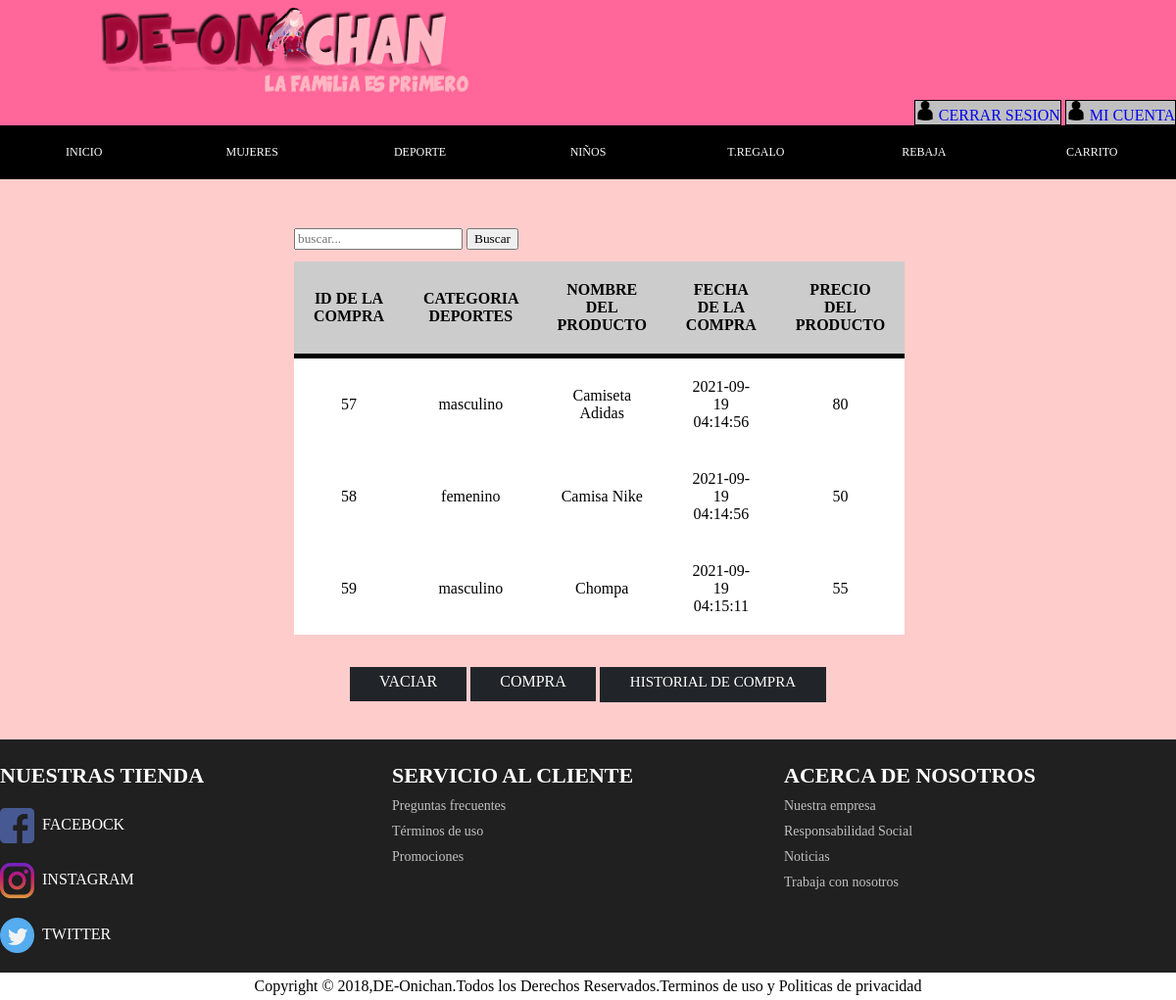
The page /index.php?c=Factura&a=mostrar (signed in) on the database its author committed.
### tables this page shows
CREATE TABLE `compras` (
  `id_compras` int(11) NOT NULL,
  `usuario_id_usuario` int(11) NOT NULL,
  `deportes_id_producto` int(11) NOT NULL,
  `fecha_compra` datetime NOT NULL,
  `precio_final` double NOT NULL
);

CREATE TABLE `deportes` (
  `id_producto` int(11) NOT NULL,
  `nombre_producto` varchar(100) NOT NULL,
  `precio` double NOT NULL,
  `imagen` varchar(250) NOT NULL,
  `genero` varchar(150) NOT NULL,
  `stock` int(11) NOT NULL
);

### controllers/FacturaController.php (called while the page is built, shortened)
<?php
require_once 'models/FacturaModel.php';
class FacturaController {
    private $model;
    public function __construct() {
        $this->model = new FacturaModel();
    }
    public function mostrar(){
    $resultados = $this->model->mostrarF();
    require_once 'views/factura/listafacturaView.php';
    }
}

### config/Conexion.php (called while the page is built)
<?php
class Conexion{
    public static function getConexion(){
        $database_username = 'root';
        $database_password = '';
        $dbname="pruebausuarios";
        $dsn = 'mysql:host=localhost;dbname=' . $dbname;
        $conexion = null;
        try{
            $conexion = new PDO($dsn, $database_username, $database_password );
        }catch(Exception $e){
                echo $e;
                die("error " . $e->getMessage());
        }
        return $conexion;
    }
}

### models/FacturaModel.php (called while the page is built, shortened)
<?php
require_once 'config/Conexion.php';
class FacturaModel {
    private $con;
    public function __construct() {
        $this->con = Conexion::getConexion();
    }
   public function mostrarF(){
   $idUsuario=$_SESSION['id'];
   $sql = "select * from compras INNER JOIN deportes ON deportes_id_producto=id_producto INNER JOIN usuarios ON id=".$idUsuario." where usuario_id_usuario=".$idUsuario."";
        $stmt = $this->con->prepare($sql);
        $stmt->execute();
        $resultados = $stmt->fetchAll(PDO::FETCH_ASSOC);
        return $resultados;
   }
}

### views/factura/listafacturaView.php (the view, shortened to what this page needs)
<?php require_once 'views/partials/encabezado.php' ?>
<section>
<div class="contenedortabla">
    <div class="row">
        <div class="col-sm-6">
            <form action="" method="POST">
                <input type="text" name="busqueda" id="busqueda"  placeholder="buscar..." onkeyup="cargarFactura()" />
                <button type="submit" class="btn btn-primary">Buscar</button>
            </form>
        </div>
    </div>
    <div class="table-responsive mt-2">
        <table class="tablaclase"  >
            <thead class="thead-dark">
             <th>ID DE LA COMPRA</th>
               <th>CATEGORIA DEPORTES</th>
            <th>NOMBRE DEL PRODUCTO</th>
            <th>FECHA DE LA COMPRA</th>
            <th>PRECIO DEL PRODUCTO</th>
            </thead>
            <tbody class="tabladatos" id="tabladatos">
                <?php foreach ($resultados as $fila) {   ?>
                <tr>
                     <td><?php echo $fila['id_compras'];?></td>
                     <td><?php echo $fila['genero'];?></td>
                   <td><?php echo $fila['nombre_producto'];?></td>
                    <td><?php echo $fila['fecha_compra'];?></td>
                   <td><?php echo $fila['precio_final'];?></td>
             </tr>
                <?php }                ?>
                 </tbody>
        </table>
     <div style=" text-align: center; margin-top: 6.5%; "  class="botones"  >
         <a href="index.php?c=carrito&a=cerrarsesion">VACIAR</button></a>
         <a href=" index.php?c=Factura&a=compra">COMPRA</button></a>
             <a href="" class="botonvaciar">HISTORIAL DE COMPRA</button></a>
      </div>
     </div>
           </section>
 <?php require_once 'views/partials/piedepagina.php'; ?>

### assets/css/cssmenuybase/menuestilo.css (style rules this page uses)
* { margin: 0; font-family:cursive; }
body { background:#ffcccc; }

### assets/css/cssrebajas/EstilosRebajas.css (style rules this page uses)
* { font-family: Montserrat,sans-serif; }

### assets/css/cssregistro/cssregistro.css (style rules this page uses)
.row { margin-top:15px; }
*, *::before, *::after { box-sizing: border-box; }
.row { --bs-gutter-x: 1.5rem; --bs-gutter-y: 0; display: flex; flex-wrap: wrap; margin-bottom: calc(var(--bs-gutter-x) * 0.5); margin-top: calc(var(--bs-gutter-y) * -1); margin-right: calc(var(--bs-gutter-x) * -.5); margin-left: calc(var(--bs-gutter-x) * -.5); }
.row > * { flex-shrink: 0; width: 100%; max-width: 100%; padding-right: calc(var(--bs-gutter-x) * .5); padding-left: calc(var(--bs-gutter-x) * .5); margin-top: var(--bs-gutter-y); }

### views/partials/encabezado.php (style rules this page uses)
* { margin: 0; font-family:cursive; }
.botones a { color: #fff; background-color: #212529; border-color: #212529; text-decoration: none; padding:2%; padding-left: 5%; padding-right: 5%; padding-top: 1%; }

### views/factura/listafacturaView.php (style rules this page uses)
.contenedortabla { margin: 50px auto; width: 600px; }
.tablaclase { background-color: white; text-align: center; border-collapse: collapse; width:100% }
th,td { padding: 20px; }
thead { background-color: #cccccc; border-bottom: solid 5px; }
.botonvaciar { border:solid 1px black; background-color: whitesmoke; text-decoration: none; font-size: 15px; padding-left:10px; padding-right:10px; }

### rows shown on the page
compras: id_compras "57", deportes_id_producto.genero "masculino", deportes_id_producto.nombre_producto "Camiseta Adidas", fecha_compra "2021-09-19 04:14:56", precio_final "80"
compras: id_compras "58", deportes_id_producto.genero "femenino", deportes_id_producto.nombre_producto "Camisa Nike", fecha_compra "2021-09-19 04:14:56", precio_final "50"
compras: id_compras "59", deportes_id_producto.genero "masculino", deportes_id_producto.nombre_producto "Chompa", fecha_compra "2021-09-19 04:15:11", precio_final "55"
